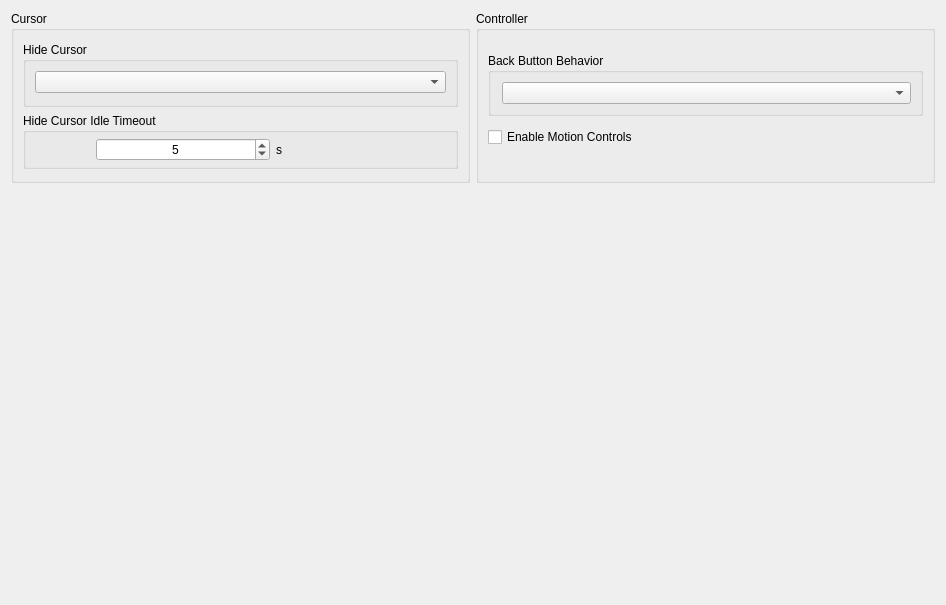
      <widget class="QWidget" name="inputTabContents">
       <property name="geometry">
        <rect>
         <x>0</x>
         <y>0</y>
         <width>946</width>
         <height>605</height>
        </rect>
       </property>
       <layout class="QVBoxLayout" name="inputTabVLayout" stretch="0,0">
        <item>
         <layout class="QHBoxLayout" name="inputTabHLayoutTop" stretch="1,1">
          <item>
           <layout class="QVBoxLayout" name="cursorTabLayoutLeft">
            <property name="spacing">
             <number>7</number>
            </property>
            <property name="bottomMargin">
             <number>0</number>
            </property>
            <item alignment="Qt::AlignmentFlag::AlignTop">
             <widget class="QGroupBox" name="cursorGroupBox">
              <property name="title">
               <string>Cursor</string>
              </property>
              <layout class="QGridLayout" name="gridLayout_2">
               <property name="topMargin">
                <number>11</number>
               </property>
               <property name="bottomMargin">
                <number>11</number>
               </property>
               <item row="0" column="0">
                <widget class="QGroupBox" name="hideCursorGroupBox">
                 <property name="enabled">
                  <bool>true</bool>
                 </property>
                 <property name="sizePolicy">
                  <sizepolicy hsizetype="Preferred" vsizetype="Fixed">
                   <horstretch>0</horstretch>
                   <verstretch>0</verstretch>
                  </sizepolicy>
                 </property>
                 <property name="title">
                  <string>Hide Cursor</string>
                 </property>
                 <layout class="QVBoxLayout" name="hideCursorLayout">
                  <property name="spacing">
                   <number>7</number>
                  </property>
                  <property name="bottomMargin">
                   <number>11</number>
                  </property>
                  <item>
                   <widget class="QComboBox" name="hideCursorComboBox"/>
                  </item>
                 </layout>
                </widget>
               </item>
               <item row="1" column="0">
                <widget class="QGroupBox" name="idleTimeoutGroupBox">
                 <property name="enabled">
                  <bool>true</bool>
                 </property>
                 <property name="sizePolicy">
                  <sizepolicy hsizetype="Preferred" vsizetype="Fixed">
                   <horstretch>0</horstretch>
                   <verstretch>0</verstretch>
                  </sizepolicy>
                 </property>
                 <property name="minimumSize">
                  <size>
                   <width>0</width>
                   <height>0</height>
                  </size>
                 </property>
                 <property name="title">
                  <string>Hide Cursor Idle Timeout</string>
                 </property>
                 <property name="alignment">
                  <set>Qt::AlignmentFlag::AlignLeading|Qt::AlignmentFlag::AlignLeft|Qt::AlignmentFlag::AlignTop</set>
                 </property>
                 <property name="flat">
                  <bool>false</bool>
                 </property>
                 <layout class="QHBoxLayout" name="IdleTimeoutLayout" stretch="0,0">
                  <property name="spacing">
                   <number>6</number>
                  </property>
                  <property name="leftMargin">
                   <number>70</number>
                  </property>
                  <property name="topMargin">
                   <number>5</number>
                  </property>
                  <property name="rightMargin">
                   <number>5</number>
                  </property>
                  <property name="bottomMargin">
                   <number>5</number>
                  </property>
                  <item>
                   <widget class="QSpinBox" name="idleTimeoutSpinBox">
                    <property name="enabled">
                     <bool>true</bool>
                    </property>
                    <property name="sizePolicy">
                     <sizepolicy hsizetype="Minimum" vsizetype="Fixed">
                      <horstretch>0</horstretch>
                      <verstretch>0</verstretch>
                     </sizepolicy>
                    </property>
                    <property name="minimumSize">
                     <size>
                      <width>0</width>
                      <height>0</height>
                     </size>
                    </property>
                    <property name="maximumSize">
                     <size>
                      <width>16777215</width>
                      <height>16777215</height>
                     </size>
                    </property>
                    <property name="layoutDirection">
                     <enum>Qt::LayoutDirection::LeftToRight</enum>
                    </property>
                    <property name="wrapping">
                     <bool>false</bool>
                    </property>
                    <property name="alignment">
                     <set>Qt::AlignmentFlag::AlignCenter</set>
                    </property>
                    <property name="buttonSymbols">
                     <enum>QAbstractSpinBox::ButtonSymbols::UpDownArrows</enum>
                    </property>
                    <property name="suffix">
                     <string notr="true"/>
                    </property>
                    <property name="maximum">
                     <number>3600</number>
                    </property>
                    <property name="value">
                     <number>5</number>
                    </property>
                    <property name="displayIntegerBase">
                     <number>10</number>
                    </property>
                   </widget>
                  </item>
                  <item>
                   <widget class="QLabel" name="idleTimeoutDurationLabel">
                    <property name="text">
                     <string>s</string>
                    </property>
                   </widget>
                  </item>
                 </layout>
                </widget>
               </item>
              </layout>
             </widget>
            </item>
           </layout>
          </item>
          <item>
           <layout class="QVBoxLayout" name="ControllerTabLayoutMiddle">
            <item>
             <widget class="QGroupBox" name="ControllerGroupBox">
              <property name="sizePolicy">
               <sizepolicy hsizetype="MinimumExpanding" vsizetype="Preferred">
                <horstretch>0</horstretch>
                <verstretch>0</verstretch>
               </sizepolicy>
              </property>
              <property name="title">
               <string>Controller</string>
              </property>
              <layout class="QVBoxLayout" name="ControllerLayout">
               <property name="spacing">
                <number>0</number>
               </property>
               <property name="topMargin">
                <number>11</number>
               </property>
               <property name="bottomMargin">
                <number>11</number>
               </property>
               <item>
                <widget class="QGroupBox" name="backButtonBehaviorGroupBox">
                 <property name="enabled">
                  <bool>true</bool>
                 </property>
                 <property name="sizePolicy">
                  <sizepolicy hsizetype="Preferred" vsizetype="Fixed">
                   <horstretch>0</horstretch>
                   <verstretch>0</verstretch>
                  </sizepolicy>
                 </property>
                 <property name="minimumSize">
                  <size>
                   <width>0</width>
                   <height>0</height>
                  </size>
                 </property>
                 <property name="title">
                  <string>Back Button Behavior</string>
                 </property>
                 <layout class="QVBoxLayout" name="BackButtonLayout">
                  <property name="leftMargin">
                   <number>11</number>
                  </property>
                  <item>
                   <widget class="QComboBox" name="backButtonBehaviorComboBox"/>
                  </item>
                 </layout>
                </widget>
               </item>
               <item>
                <widget class="QCheckBox" name="motionControlsCheckBox">
                 <property name="text">
                  <string>Enable Motion Controls</string>
                 </property>
                </widget>
               </item>
               <item>
                <widget class="QWidget" name="controllerWidgetSpacer" native="true">
                 <property name="enabled">
                  <bool>true</bool>
                 </property>
                 <property name="sizePolicy">
                  <sizepolicy hsizetype="Preferred" vsizetype="Maximum">
                   <horstretch>0</horstretch>
                   <verstretch>0</verstretch>
                  </sizepolicy>
                 </property>
                 <property name="minimumSize">
                  <size>
                   <width>0</width>
                   <height>0</height>
                  </size>
                 </property>
                </widget>
               </item>
              </layout>
             </widget>
            </item>
           </layout>
          </item>
         </layout>
        </item>
        <item>
         <layout class="QHBoxLayout" name="inputTabHLayoutBottom">
          <property name="topMargin">
           <number>0</number>
          </property>
          <item>
           <spacer name="emptyVerticalSpacerBottom">
            <property name="orientation">
             <enum>Qt::Orientation::Vertical</enum>
            </property>
            <property name="sizeType">
             <enum>QSizePolicy::Policy::MinimumExpanding</enum>
            </property>
            <property name="sizeHint" stdset="0">
             <size>
              <width>20</width>
              <height>20</height>
             </size>
            </property>
           </spacer>
          </item>
         </layout>
        </item>
       </layout>
      </widget>
